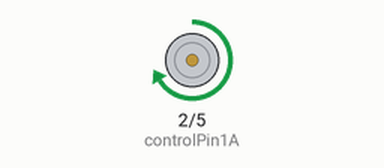
A sketch run on a simulated Arduino Uno, built with avr-gcc and run on an emulated ATmega328P. Shown: motor-driver pin pairs drawn as motors (green arrow = first pin HIGH = forward, orange = second pin HIGH = backward, longer = more drive, scaled by the enable pin).

Above: at 1.5 s.
At 4.5 s:
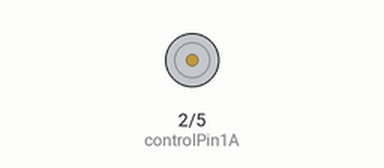
At 7.5 s:
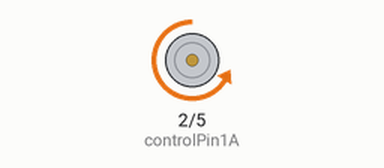
Timing chart, 0 to 11.7 s (numbered marks = the images above):
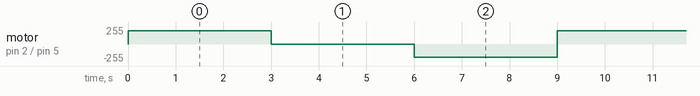

Measured:
- by itself, motor on pin 2 (controlPin1A) / pin 5 (controlPin2A): repeats every 9.0 s: stopped 3.0 s, backward 200/255 3.0 s, forward 200/255 3.0 s

The sketch:

motorV0.ino
```cpp
// Motor control digital output pins defined as global constants
  const int controlPin1A = 2;
  const int controlPin2A = 5;
  const int ENablePin = 9;

// Motor control global variables:
  int motorSpeed = 0;                          // Motor speed 0..255
  int motorDirection = 1;                      // Forward (1) or reverse (0)

void setup()
{
  //other stuff....

  // Declare digital output pins:
  pinMode(controlPin1A, OUTPUT);      // 1A
  pinMode(controlPin2A, OUTPUT);      // 2A
  pinMode(ENablePin, OUTPUT);         // EN1,2

  digitalWrite(ENablePin, LOW);       // motor off


}

void SetMotorControl()
{
  if (motorDirection == 1)            // Forward
   {
      digitalWrite(controlPin1A, HIGH);
      digitalWrite(controlPin2A, LOW);
   }
 else                                 // Reverse
   {
      digitalWrite(controlPin1A, LOW);
      digitalWrite(controlPin2A, HIGH);
   }
 analogWrite(ENablePin, motorSpeed);  // Speed
}

void loop() {
  motorSpeed=200;
  // put your main code here, to run repeatedly:
  digitalWrite(controlPin1A, HIGH);
  digitalWrite(controlPin2A, LOW);
  analogWrite(ENablePin, motorSpeed);  // Speed

  delay(3000);
  motorSpeed=0;
  analogWrite(ENablePin, motorSpeed);  // Speed

  delay(3000);
  motorSpeed=200;
  digitalWrite(controlPin1A, LOW);
  digitalWrite(controlPin2A, HIGH);
  analogWrite(ENablePin, motorSpeed);  // Speed

  delay(3000);
  motorSpeed=0;
  analogWrite(ENablePin, motorSpeed);  // Speed


}
```
